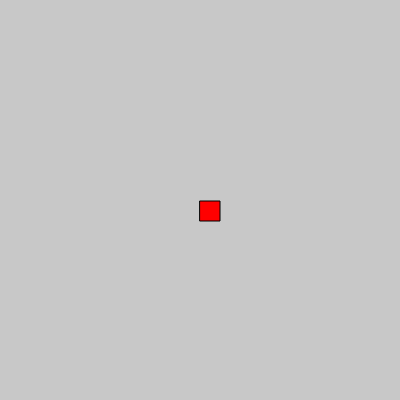
Frame 1 (no input)
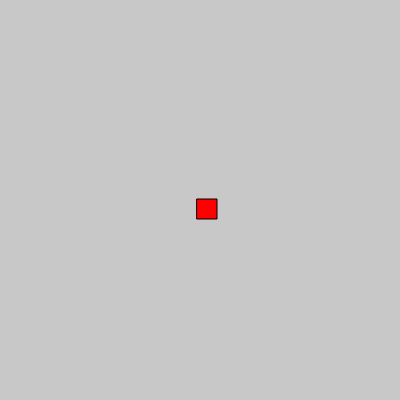
Frame 60 (no input)
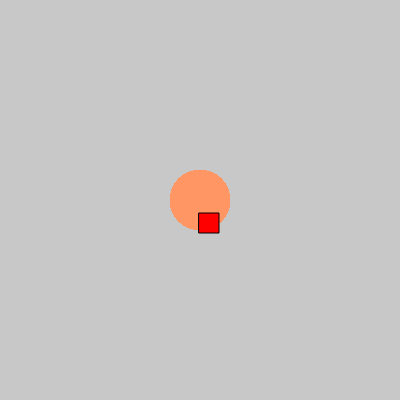
Frame 120 (the mouse pressed at the canvas centre since frame 60)

The p5.js sketch that drew these frames (run headless with seeded random() and noise() and a simulated clock; from frame 60 on, the mouse is pressed at the canvas centre):

// p5.js sketch
// ── sketch.js
let walker;

let extrasCanvas;

function setup() {
  createCanvas(400, 400);
  extraCanvas = createGraphics(400, 400); //Creating an addition canvas: useful if your want some things to trail but not others
  extraCanvas.clear();

  walker = new Walker();

  background(200);
}

function keyPressed() {
  if (key == " ") {
    extraCanvas.clear();
  }
}

function draw() {


  //no trails
  background(200);




  if (mouseIsPressed) {
    extraCanvas.fill(255, 150, 100);
    extraCanvas.noStroke();
    extraCanvas.ellipse(mouseX, mouseY, 60, 60);
  }


  image(extraCanvas, 0, 0)

  walker.step();
  walker.display();

}

class Walker {
  constructor() {
    this.x = width / 2;
    this.y = height / 2;
  }

  display() {
    stroke(0);
    fill(255, 0, 0)
    rect(this.x, this.y, 20, 20)
  }

  step() {
    let choice = floor(random(4))

    switch (choice) {
      case 0:
        this.x = this.x + 1;
        break;
      case 1:
        this.x = this.x - 1;
        break;
      case 2:
        this.y = this.y + 1;
        break;
      case 3:
        this.y = this.y - 1;
        break;
    }

    this.x = constrain(this.x, 0, width - 1);
    this.y = constrain(this.y, 0, height - 1);

  }


}
